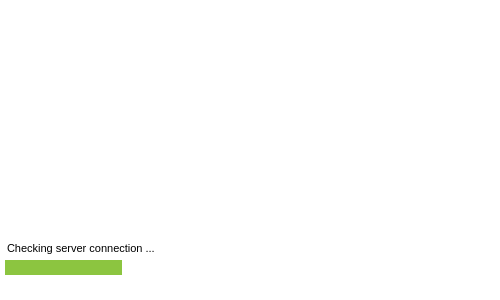
<?xml version="1.0" encoding="UTF-8"?>
<ui version="4.0">
 <class>Dialog</class>
 <widget class="QDialog" name="Dialog">
  <property name="geometry">
   <rect>
    <x>0</x>
    <y>0</y>
    <width>500</width>
    <height>300</height>
   </rect>
  </property>
  <property name="sizePolicy">
   <sizepolicy hsizetype="Fixed" vsizetype="Fixed">
    <horstretch>0</horstretch>
    <verstretch>0</verstretch>
   </sizepolicy>
  </property>
  <property name="minimumSize">
   <size>
    <width>500</width>
    <height>300</height>
   </size>
  </property>
  <property name="maximumSize">
   <size>
    <width>500</width>
    <height>300</height>
   </size>
  </property>
  <property name="font">
   <font>
    <family>Arial</family>
   </font>
  </property>
  <property name="windowTitle">
   <string>Deactivated Data Engine</string>
  </property>
  <property name="styleSheet">
   <string notr="true">QDialog{
	background:#ffffff
}</string>
  </property>
  <widget class="QLabel" name="lb_logo">
   <property name="geometry">
    <rect>
     <x>20</x>
     <y>30</y>
     <width>460</width>
     <height>200</height>
    </rect>
   </property>
   <property name="font">
    <font>
     <family>Arial</family>
    </font>
   </property>
   <property name="styleSheet">
    <string notr="true">background:#ffffff</string>
   </property>
   <property name="text">
    <string/>
   </property>
  </widget>
  <widget class="QProgressBar" name="pb_load">
   <property name="geometry">
    <rect>
     <x>5</x>
     <y>260</y>
     <width>490</width>
     <height>15</height>
    </rect>
   </property>
   <property name="autoFillBackground">
    <bool>false</bool>
   </property>
   <property name="styleSheet">
    <string notr="true">QProgressBar{
	border:none;
	text-align:center;
}
QProgressBar::chunk
{
	background-color:#8cc540;
}</string>
   </property>
   <property name="value">
    <number>24</number>
   </property>
   <property name="textVisible">
    <bool>false</bool>
   </property>
   <property name="textDirection">
    <enum>QProgressBar::TopToBottom</enum>
   </property>
   <property name="format">
    <string/>
   </property>
  </widget>
  <widget class="QLabel" name="lb_msg">
   <property name="geometry">
    <rect>
     <x>7</x>
     <y>240</y>
     <width>210</width>
     <height>16</height>
    </rect>
   </property>
   <property name="font">
    <font>
     <family>Arial</family>
     <pointsize>8</pointsize>
    </font>
   </property>
   <property name="text">
    <string>Checking server connection ...</string>
   </property>
  </widget>
 </widget>
 <resources/>
 <connections/>
</ui>
